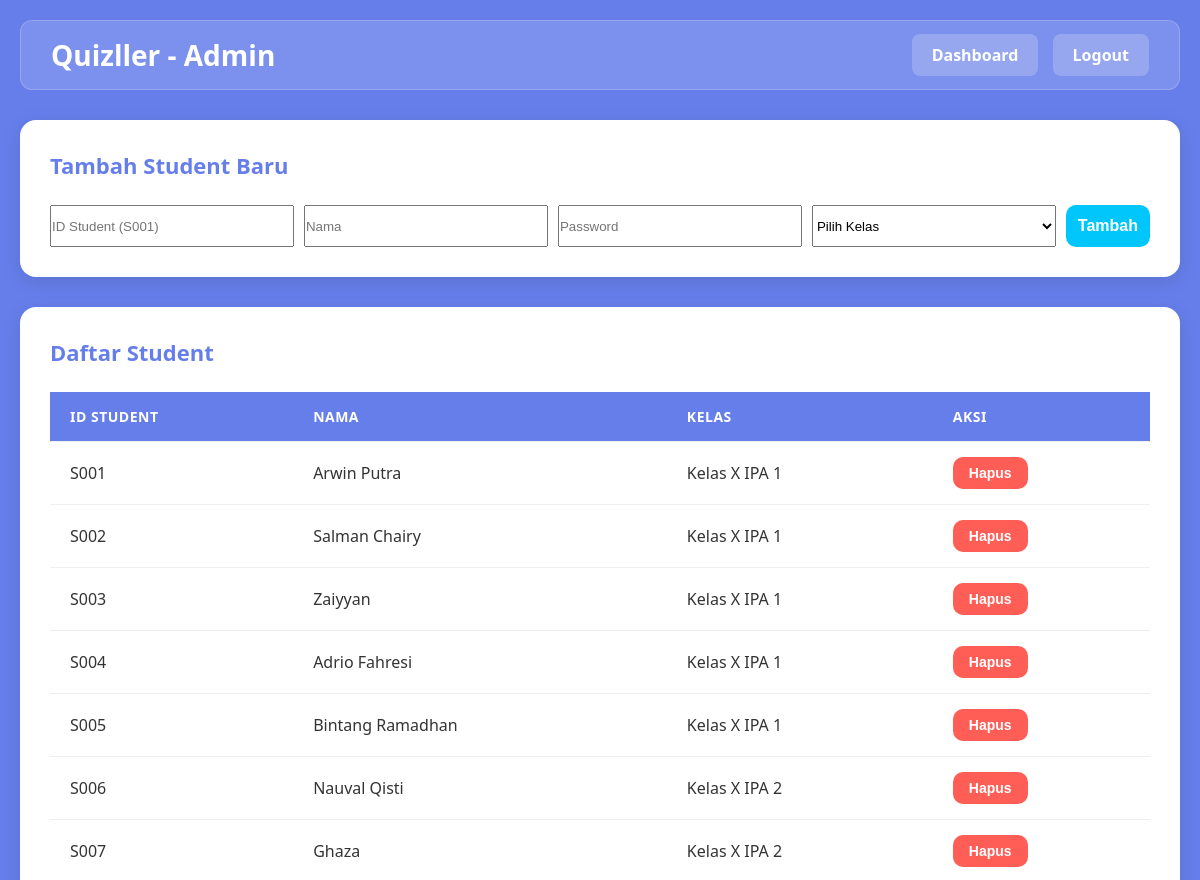
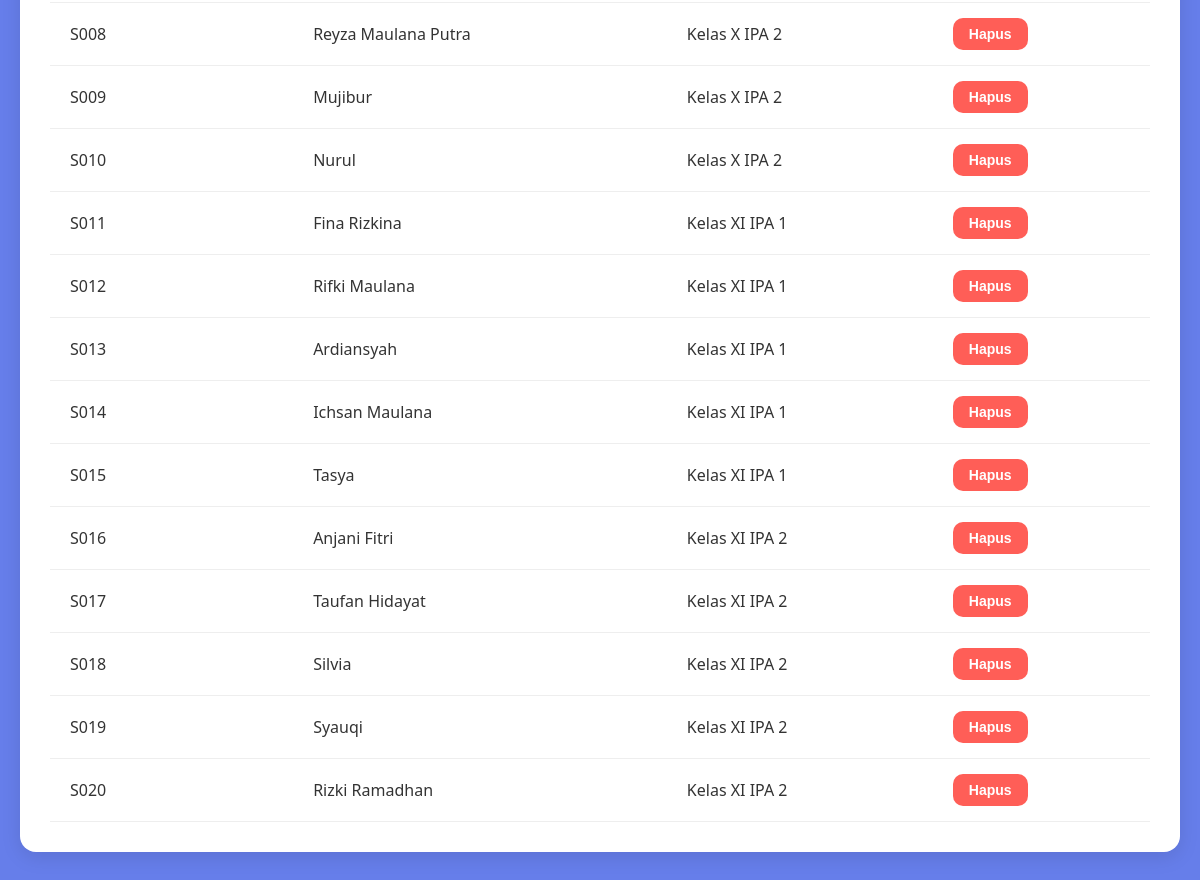
The app's page /admin/students.php (signed in) with its own data (2 pictures, top to bottom).
### tables this page shows
CREATE TABLE students (
        id INTEGER PRIMARY KEY AUTOINCREMENT,
        student_id VARCHAR(50) NOT NULL UNIQUE,
        name VARCHAR(255) NOT NULL,
        password VARCHAR(255) NOT NULL,
        class_id INTEGER,
        FOREIGN KEY (class_id) REFERENCES classes(id)
    );

CREATE TABLE classes (
        id INTEGER PRIMARY KEY AUTOINCREMENT,
        name VARCHAR(255) NOT NULL
    );

### admin/students.php (the view, shortened to what this page needs)
<?php
$conn = getDBConnection();
$stmt = $conn->query("SELECT s.*, c.name as class_name FROM students s LEFT JOIN classes c ON s.class_id = c.id ORDER BY s.student_id");
$students = $stmt->fetchAll(PDO::FETCH_ASSOC);
?>
<!DOCTYPE html>
<html lang="id">
<head>
    <link rel="stylesheet" href="../assets/css/style.css">
</head>
<body>
    <div class="container">
        <div class="navbar">
            <h1>Quizller - Admin</h1>
            <div>
                <a href="dashboard.php" style="margin-right: 10px;">Dashboard</a>
                <a href="../logout.php">Logout</a>
            </div>
        </div>
        <div class="card">
            <h3>Tambah Student Baru</h3>
            <form method="POST">
                <div style="display: grid; grid-template-columns: 1fr 1fr 1fr 1fr auto; gap: 10px;">
                    <input type="text" name="student_id" placeholder="ID Student (S001)" required>
                    <input type="text" name="name" placeholder="Nama" required>
                    <input type="password" name="password" placeholder="Password" required>
                    <select name="class_id" required>
                        <option value="">Pilih Kelas</option>
                    </select>
                    <button type="submit" name="add" class="btn btn-success">Tambah</button>
                </div>
            </form>
        </div>
        <div class="card">
            <h3>Daftar Student</h3>
            <table class="table">
                <thead>
                    <tr>
                        <th>ID Student</th>
                        <th>Nama</th>
                        <th>Kelas</th>
                        <th>Aksi</th>
                    </tr>
                </thead>
                <tbody>
                    <?php foreach ($students as $student): ?>
                        <tr>
                            <td><?php echo htmlspecialchars($student['student_id']); ?></td>
                            <td><?php echo htmlspecialchars($student['name']); ?></td>
                            <td><?php echo htmlspecialchars($student['class_name'] ?? '-'); ?></td>
                            <td>
                                <form method="POST" style="display: inline;" onsubmit="return confirm('Yakin ingin menghapus student ini?');">
                                    <button type="submit" name="delete" class="btn btn-small btn-danger">Hapus</button>
                                </form>
                            </td>
                        </tr>
                    <?php endforeach; ?>
                </tbody>
            </table>
        </div>
    </div>
</body>
</html>

### assets/css/style.css (style rules this page uses)
* { margin: 0; padding: 0; box-sizing: border-box; }
body { font-family: 'Segoe UI', Tahoma, Geneva, Verdana, sans-serif; background-color: #667eea; min-height: 100vh; color: #333; }
.container { max-width: 1200px; margin: 0 auto; padding: 20px; }
.navbar { background-color: rgba(255, 255, 255, 0.15); backdrop-filter: blur(10px); padding: 15px 30px; border-radius: 12px; margin-bottom: 30px; display: flex; justify-content: space-between; align-items: center; border: 1px solid rgba(255, 255, 255, 0.2); }
.navbar h1 { color: white; font-size: 28px; font-weight: 700; margin: 0; }
.navbar a { color: white; text-decoration: none; padding: 10px 20px; background-color: rgba(255, 255, 255, 0.2); border-radius: 8px; transition: all 0.3s; font-weight: 600; }
.btn { width: 100%; padding: 12px; background-color: #667eea; color: white; border: none; border-radius: 10px; font-size: 16px; font-weight: 600; cursor: pointer; transition: all 0.2s; text-align: center; display: inline-block; text-decoration: none; }
.btn-success { background-color: #00c6fb; }
.btn-danger { background-color: #ff5e57; }
.btn-small { width: auto; padding: 8px 16px; font-size: 14px; }
.card { background-color: white; padding: 30px; border-radius: 16px; box-shadow: 0 5px 20px rgba(0, 0, 0, 0.1); margin-bottom: 30px; }
.card h3 { color: #667eea; margin-bottom: 25px; font-size: 22px; font-weight: 700; }
.table { width: 100%; border-collapse: collapse; background-color: white; overflow: hidden; }
.table th, .table td { padding: 15px 20px; text-align: left; border-bottom: 1px solid #eee; }
.table th { background-color: #667eea; color: white; font-weight: 600; text-transform: uppercase; font-size: 14px; letter-spacing: 0.5px; }

### records on screen
students: student "S001", name "Arwin Putra", class.name "Kelas X IPA 1"
students: student "S002", name "Salman Chairy", class.name "Kelas X IPA 1"
students: student "S003", name "Zaiyyan", class.name "Kelas X IPA 1"
students: student "S004", name "Adrio Fahresi", class.name "Kelas X IPA 1"
students: student "S005", name "Bintang Ramadhan", class.name "Kelas X IPA 1"
students: student "S006", name "Nauval Qisti", class.name "Kelas X IPA 2"
students: student "S007", name "Ghaza", class.name "Kelas X IPA 2"
students: student "S008", name "Reyza Maulana Putra", class.name "Kelas X IPA 2"
students: student "S009", name "Mujibur", class.name "Kelas X IPA 2"
students: student "S010", name "Nurul", class.name "Kelas X IPA 2"
students: student "S011", name "Fina Rizkina", class.name "Kelas XI IPA 1"
students: student "S012", name "Rifki Maulana", class.name "Kelas XI IPA 1"
students: student "S013", name "Ardiansyah", class.name "Kelas XI IPA 1"
students: student "S014", name "Ichsan Maulana", class.name "Kelas XI IPA 1"
students: student "S015", name "Tasya", class.name "Kelas XI IPA 1"
students: student "S016", name "Anjani Fitri", class.name "Kelas XI IPA 2"
students: student "S017", name "Taufan Hidayat", class.name "Kelas XI IPA 2"
students: student "S018", name "Silvia", class.name "Kelas XI IPA 2"
students: student "S019", name "Syauqi", class.name "Kelas XI IPA 2"
students: student "S020", name "Rizki Ramadhan", class.name "Kelas XI IPA 2"
